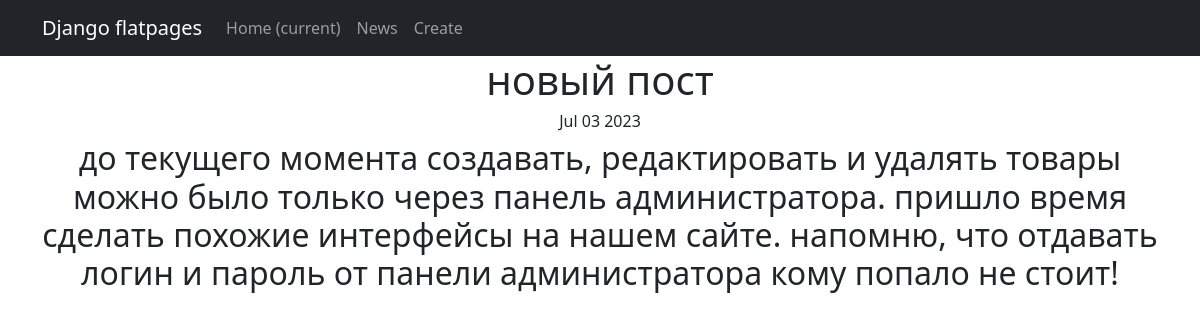
Page /news/4 on the committed database.
### news/models.py (models this page shows, shortened)
class Post(models.Model):
    news = 'NW'
    arcticle = 'AR'
    TYPE = [
        (news, 'Новость'),
        (arcticle, 'Статья')
    ]
    post_type = models.CharField(max_length=2,
                                 choices=TYPE,
                                 default=arcticle)
    time_in = models.DateTimeField(auto_now_add=True)
    title = models.CharField(max_length=255)
    text = models.TextField()
    rating = models.SmallIntegerField(default=0)
    autor = models.ForeignKey(Autor, on_delete=models.CASCADE)
    category = models.ManyToManyField(Category, through='PostCategory')

### news/views.py (the view)
# urls.py: path('<int:pk>', PostDetail.as_view(), name='post_detail'),
class PostDetail(DetailView):
    model = Post
    template_name = 'post.html'
    context_object_name = 'post'

### news/templatetags/custom_filters.py (called while the page is built)
@register.filter()
def censor(value):
    for bw in bad_words:
        value = value.lower().replace(bw.lower(), '***')
    return value

### templates/post.html (shortened to what this page needs)
{% extends 'flatpages/default.html' %}
{% load custom_filters %}
{% block content %}
<h1>{{ post.title|censor }}</h1>
<h6>{{ post.time_in|date:'M d Y' }}</h6>
<h2>{{ post.text|censor }}</h2>
{% endblock content %}

### rows in the picture
Post: title|censor "новый пост", time_in "Jul 03 2023", text|censor "до текущего момента создавать, редактировать и удалять товары можно было только через панель администратора. пришло время сделать похожие интерфейсы на нашем сайте. напомню, что отдавать логин и пароль от панели администратора кому попало не стоит!"
